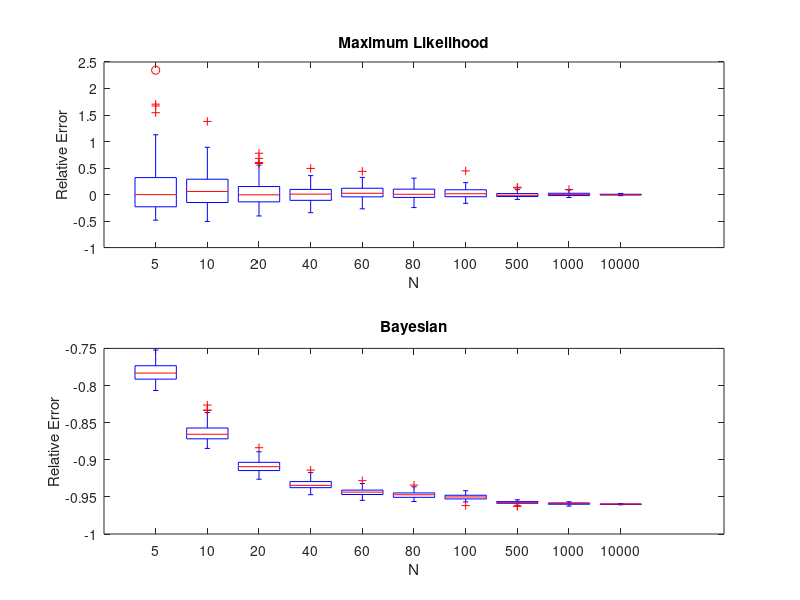

The MATLAB script that drew this image:
N = [5 10 20 40 60 80 100 500 1000 10000];
ml = zeros(100,10);
bay = zeros(100,10);
for k=1:10
for c = 1:100
X = rand(N(k),1);
Y = -0.2*log(X);
ml(c,k) = (N(k)/sum(Y)- 5)/5;
bay(c,k) = ((sum(Y) + 5.5)/(N(k)+1) - 5)/5;
end
end
subplot(2,1,1) 
boxplot(ml);
title('Maximum Likelihood');
set(gca,'XTickLabel',N);
xlabel('N');
ylabel('Relative Error');
subplot(2,1,2) 
boxplot(bay);
title('Bayesian');
set(gca,'XTickLabel',N);
xlabel('N');
ylabel('Relative Error');